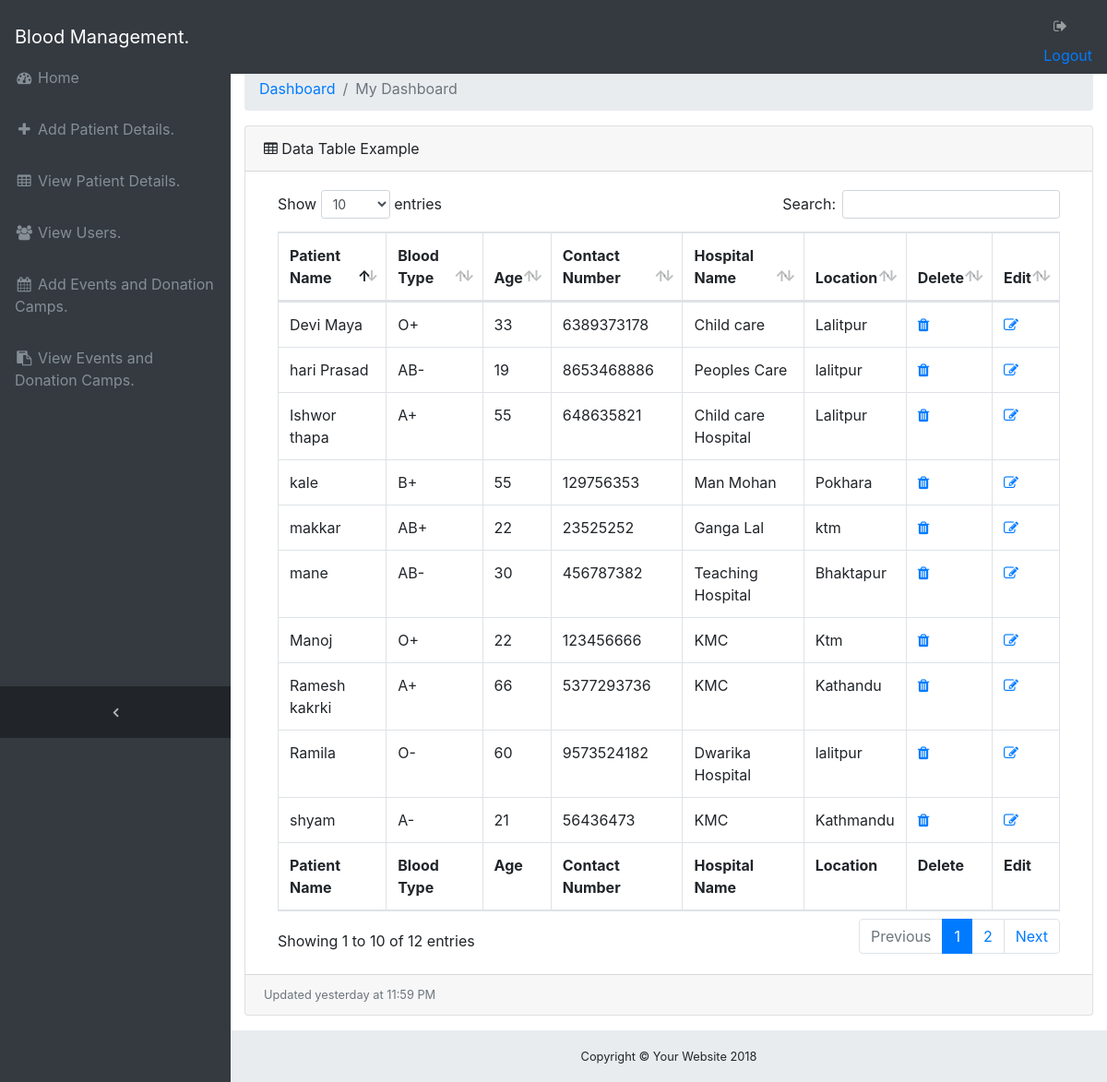
The app's page /admin/viewpatientdetails.php (signed in) with its own data.
### tables this page shows
CREATE TABLE IF NOT EXISTS `addpatientdetail` (
`id` int(11) NOT NULL,
  `name` varchar(20) NOT NULL,
  `bloodtype` varchar(20) NOT NULL,
  `age` varchar(20) NOT NULL,
  `phone` varchar(20) NOT NULL,
  `hospitalname` varchar(20) NOT NULL,
  `location` varchar(20) NOT NULL,
  `status` varchar(20) NOT NULL
);

### admin/viewpatientdetails.php (the view, shortened to what this page needs)
<!DOCTYPE html>
<html lang="en">
<head>
  <link href="vendor/bootstrap/css/bootstrap.min.css" rel="stylesheet">
  <link href="vendor/font-awesome/css/font-awesome.min.css" rel="stylesheet" type="text/css">
  <link href="vendor/datatables/dataTables.bootstrap4.css" rel="stylesheet">
  <link href="css/sb-admin.css" rel="stylesheet">
</head>
<body class="fixed-nav sticky-footer bg-dark" id="page-top">
  <nav class="navbar navbar-expand-lg navbar-dark bg-dark fixed-top" id="mainNav">
    <a class="navbar-brand" href="index.html">Blood Management.</a>
    <div class="collapse navbar-collapse" id="navbarResponsive">
      <ul class="navbar-nav navbar-sidenav" id="exampleAccordion">
        <li class="nav-item" data-toggle="tooltip" data-placement="right" title="Dashboard">
          <a class="nav-link" href="admindashboard.php">
            <i class="fa fa-fw fa-dashboard"></i>
            <span class="nav-link-text">Home</span>
          </a>
        </li>
        <li class="nav-item" data-toggle="tooltip" data-placement="right" title="Charts">
          <a class="nav-link" href="addpatientdetails.php">
           <i class="fa fa-fw fa-plus"></i>
           <span class="nav-link-text">Add Patient Details.</span>
         </a>
       </li>
       <li class="nav-item" data-toggle="tooltip" data-placement="right" title="Tables">
        <a class="nav-link" href="viewpatientdetails.php">
          <i class="fa fa-fw fa-table"></i>
          <span class="nav-link-text">View Patient Details.</span>
        </a>
      </li>
      <li class="nav-item" data-toggle="tooltip" data-placement="right" title="Tables">
        <a class="nav-link" href="viewuserdetails.php">
          <i class="fa fa-fw fa-users"></i>
          <span class="nav-link-text">View Users.</span>
        </a>
      </li>
      <li class="nav-item" data-toggle="tooltip" data-placement="right" title="Tables">
        <a class="nav-link" href="publishnews.php">
          <i class="fa fa-fw fa-calendar"></i>
          <span class="nav-link-text">Add Events and Donation Camps.</span>
        </a>
      </li>
      <li class="nav-item" data-toggle="tooltip" data-placement="right" title="Tables">
        <a class="nav-link" href="viewpublishnews.php">
          <i class="fa fa-fw fa-clipboard"></i>
          <span class="nav-link-text">View Events and Donation Camps.</span>
        </a>
      </li>
    </ul>
    <ul class="navbar-nav sidenav-toggler">
      <li class="nav-item">
        <a class="nav-link text-center" id="sidenavToggler">
          <i class="fa fa-fw fa-angle-left"></i>
        </a>
      </li>
    </ul>
    <ul class="navbar-nav ml-auto">
      <li class="nav-item">
      </li>
      <li class="nav-item">
        <a class="nav-link" data-toggle="modal" data-target="#exampleModal">
          <i class="fa fa-fw fa-sign-out"></i><a  href="../logout.php">Logout</a></a>
        </li>
      </ul>
    </div>
  </nav>
  <div class="content-wrapper">
    <div class="container-fluid">
      <ol class="breadcrumb">
        <li class="breadcrumb-item">
          <a href="admindashboard.php">Dashboard</a>
        </li>
        <li class="breadcrumb-item active">My Dashboard</li>
      </ol>
      <div class="card mb-3">
        <div class="card-header">
          <i class="fa fa-table"></i> Data Table Example</div>
          <div class="card-body">
            <div class="table-responsive">
              <table class="table table-bordered" id="dataTable" width="100%" cellspacing="0">
                <thead>
                  <tr>
                    <th>Patient Name</th>
                    <th>Blood Type</th>
                    <th>Age</th>
                    <th>Contact Number</th>
                    <th>Hospital Name</th>
                    <th>Location</th>
                    <th>Delete</th>
                    <th>Edit</th>
                  </tr>
                </thead>
                <tfoot>
                  <tr>
                    <th>Patient Name</th>
                    <th>Blood Type</th>
                    <th>Age</th>
                    <th>Contact Number</th>
                    <th>Hospital Name</th>
                    <th>Location</th>
                  <th>Delete</th>
                  <th>Edit</th>
                  </tr>
                </tfoot>
                <tbody>
                 <?php
                 class show{
                  public $host="localhost";
                  public $user="root";
                  public $pass="";
                  public $db="bloodmanagement";
                  public $con;
                  public function __construct(){
                    $this->con=new mysqli($this->host,$this->user,$this->pass,$this->db);
                  }
                  public function view(){
                    $sql="select * from addpatientdetail";
                    $res=$this->con->query($sql);
                    foreach($res as $key => $row){
                      echo "<tr>";
                      echo "<td>".$row["name"]."</td>";
                      echo "<td>".$row["bloodtype"]."</td>";
                      echo "<td>".$row["age"]."</td>";
                      echo "<td>".$row["phone"]."</td>";
                      echo "<td>".$row["hospitalname"]."</td>";
                      echo "<td>".$row["location"]."</td>";
            echo "<td><a href='admindelete.php?id=$row[id]'><i class='fa fa-trash'></i></a></td>";
            echo "<td><a href='adminedit.php?id=$row[id]'><i class='fa fa-edit'></i></a></td>";
                      echo "</tr>";
                    }
                  }
                }
                $obj=new show;
                $obj->view();
                ?>
              </tbody>
            </table>
          </div>
        </div>
        <div class="card-footer small text-muted">Updated yesterday at 11:59 PM</div>
      </div>
    </div>
    <footer class="sticky-footer">
      <div class="container">
        <div class="text-center">
          <small>Copyright © Your Website 2018</small>
        </div>
      </div>
    </footer>
  </div>
</body>
</html>

### admin/css/sb-admin.css (style rules this page uses)
html { position: relative; min-height: 100%; }
body { overflow-x: hidden; }
body.sticky-footer { margin-bottom: 56px; }
body.sticky-footer .content-wrapper { min-height: calc(100vh - 56px - 56px); }
body.fixed-nav { padding-top: 56px; }
.content-wrapper { min-height: calc(100vh - 56px); padding-top: 1rem; }
#mainNav .navbar-collapse { overflow: auto; max-height: 75vh; }
#mainNav .navbar-collapse .navbar-nav .nav-item .nav-link { cursor: pointer; }
#mainNav .navbar-collapse .sidenav-toggler { display: none; }
@media (min-width: 992px) { #mainNav .navbar-brand { width: 250px; } }
@media (min-width: 992px) { #mainNav .navbar-collapse { overflow: visible; max-height: none; } }
@media (min-width: 992px) { #mainNav .navbar-collapse .navbar-sidenav { position: absolute; top: 0; left: 0; -webkit-flex-direction: column; -ms-flex-direction: column; flex-direction: column; margin-top: 56px; } }
@media (min-width: 992px) { #mainNav .navbar-collapse .navbar-sidenav > .nav-item { width: 250px; padding: 0; } }
@media (min-width: 992px) { #mainNav .navbar-collapse .navbar-sidenav > .nav-item > .nav-link { padding: 1em; } }
#mainNav.fixed-top .sidenav-toggler { display: none; }
@media (min-width: 992px) { #mainNav.fixed-top .navbar-sidenav { height: calc(100vh - 112px); } }
@media (min-width: 992px) { #mainNav.fixed-top .sidenav-toggler { position: absolute; top: 0; left: 0; display: flex; -webkit-flex-direction: column; -ms-flex-direction: column; flex-direction: column; margin-top: calc(100vh - 56px); } }
@media (min-width: 992px) { #mainNav.fixed-top .sidenav-toggler > .nav-item { width: 250px; padding: 0; } }
@media (min-width: 992px) { #mainNav.fixed-top .sidenav-toggler > .nav-item > .nav-link { padding: 1em; } }
#mainNav.fixed-top.navbar-dark .sidenav-toggler { background-color: #212529; }
#mainNav.fixed-top.navbar-dark .sidenav-toggler a i { color: #adb5bd; }
.content-wrapper { overflow-x: hidden; background: white; }
@media (min-width: 992px) { .content-wrapper { margin-left: 250px; } }
#sidenavToggler i { font-weight: 800; }
#mainNav.navbar-dark .navbar-collapse .navbar-sidenav > .nav-item > .nav-link { color: #868e96; }
@media (min-width: 992px) { #mainNav.navbar-dark .navbar-collapse .navbar-sidenav { background: #343a40; } }
footer.sticky-footer { position: absolute; right: 0; bottom: 0; width: 100%; height: 56px; background-color: #e9ecef; line-height: 55px; }
@media (min-width: 992px) { footer.sticky-footer { width: calc(100% - 250px); } }

### records on screen
addpatientdetail: name "shyam", bloodtype "A-", age "21", phone "56436473", hospitalname "KMC", location "Kathmandu"
addpatientdetail: name "makkar", bloodtype "AB+", age "22", phone "23525252", hospitalname "Ganga Lal", location "ktm"
addpatientdetail: name "kale", bloodtype "B+", age "55", phone "129756353", hospitalname "Man Mohan", location "Pokhara"
addpatientdetail: name "mane", bloodtype "AB-", age "30", phone "456787382", hospitalname "Teaching Hospital", location "Bhaktapur"
addpatientdetail: name "Manoj", bloodtype "O+", age "22", phone "123456666", hospitalname "KMC", location "Ktm"
addpatientdetail: name "Ramila", bloodtype "O-", age "60", phone "9573524182", hospitalname "Dwarika Hospital", location "lalitpur"
addpatientdetail: name "hari Prasad", bloodtype "AB-", age "19", phone "8653468886", hospitalname "Peoples Care", location "lalitpur"
addpatientdetail: name "Ishwor thapa", bloodtype "A+", age "55", phone "648635821", hospitalname "Child care Hospital", location "Lalitpur"
addpatientdetail: name "Ramesh kakrki", bloodtype "A+", age "66", phone "5377293736", hospitalname "KMC", location "Kathandu"
addpatientdetail: name "Devi Maya", bloodtype "O+", age "33", phone "6389373178", hospitalname "Child care", location "Lalitpur"
